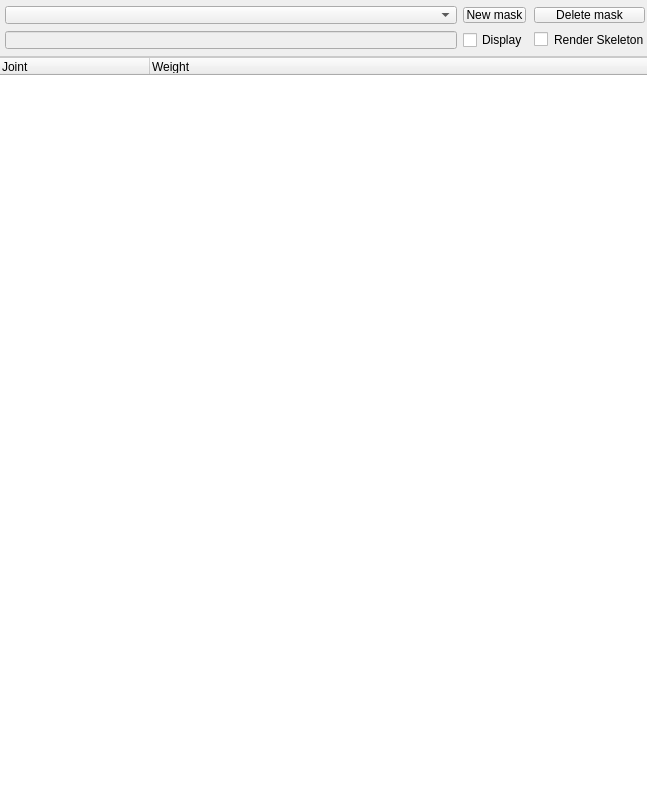
<?xml version="1.0" encoding="UTF-8"?>
<ui version="4.0">
 <class>CharacterNodeInfoWidget</class>
 <widget class="QFrame" name="CharacterNodeInfoWidget">
  <property name="geometry">
   <rect>
    <x>0</x>
    <y>0</y>
    <width>647</width>
    <height>799</height>
   </rect>
  </property>
  <property name="sizePolicy">
   <sizepolicy hsizetype="Expanding" vsizetype="Expanding">
    <horstretch>0</horstretch>
    <verstretch>0</verstretch>
   </sizepolicy>
  </property>
  <property name="minimumSize">
   <size>
    <width>300</width>
    <height>500</height>
   </size>
  </property>
  <property name="windowTitle">
   <string>Character Node Information</string>
  </property>
  <property name="frameShape">
   <enum>QFrame::NoFrame</enum>
  </property>
  <property name="frameShadow">
   <enum>QFrame::Plain</enum>
  </property>
  <layout class="QGridLayout" name="gridLayout">
   <property name="sizeConstraint">
    <enum>QLayout::SetDefaultConstraint</enum>
   </property>
   <property name="leftMargin">
    <number>0</number>
   </property>
   <property name="topMargin">
    <number>6</number>
   </property>
   <property name="rightMargin">
    <number>0</number>
   </property>
   <property name="bottomMargin">
    <number>0</number>
   </property>
   <property name="spacing">
    <number>6</number>
   </property>
   <item row="0" column="0">
    <widget class="QScrollArea" name="scrollArea">
     <property name="frameShape">
      <enum>QFrame::NoFrame</enum>
     </property>
     <property name="frameShadow">
      <enum>QFrame::Raised</enum>
     </property>
     <property name="horizontalScrollBarPolicy">
      <enum>Qt::ScrollBarAlwaysOff</enum>
     </property>
     <property name="widgetResizable">
      <bool>true</bool>
     </property>
     <widget class="QWidget" name="scrollAreaWidgetContents">
      <property name="geometry">
       <rect>
        <x>0</x>
        <y>0</y>
        <width>647</width>
        <height>793</height>
       </rect>
      </property>
      <property name="autoFillBackground">
       <bool>false</bool>
      </property>
      <layout class="QVBoxLayout" name="verticalLayout">
       <property name="margin">
        <number>0</number>
       </property>
       <item>
        <widget class="QFrame" name="frame_3">
         <property name="autoFillBackground">
          <bool>false</bool>
         </property>
         <property name="frameShape">
          <enum>QFrame::NoFrame</enum>
         </property>
         <layout class="QGridLayout" name="gridLayout_4">
          <property name="margin">
           <number>0</number>
          </property>
          <item row="3" column="0">
           <widget class="QComboBox" name="maskBox">
            <property name="toolTip">
             <string>Select a mask to edit or delete.</string>
            </property>
            <property name="styleSheet">
             <string notr="true">margin-left: 5px</string>
            </property>
           </widget>
          </item>
          <item row="4" column="0">
           <widget class="QLineEdit" name="maskName">
            <property name="enabled">
             <bool>false</bool>
            </property>
            <property name="toolTip">
             <string>Name of the mask. This will be available to apply when playing clips later.</string>
            </property>
            <property name="styleSheet">
             <string notr="true">margin-left: 5px</string>
            </property>
           </widget>
          </item>
          <item row="5" column="0" colspan="4">
           <widget class="QTreeWidget" name="jointTree">
            <property name="sizePolicy">
             <sizepolicy hsizetype="Expanding" vsizetype="Expanding">
              <horstretch>0</horstretch>
              <verstretch>0</verstretch>
             </sizepolicy>
            </property>
            <property name="styleSheet">
             <string notr="true">border-top: 1px solid palette(midlight);</string>
            </property>
            <property name="frameShape">
             <enum>QFrame::NoFrame</enum>
            </property>
            <property name="frameShadow">
             <enum>QFrame::Plain</enum>
            </property>
            <property name="editTriggers">
             <set>QAbstractItemView::EditKeyPressed</set>
            </property>
            <property name="showDropIndicator" stdset="0">
             <bool>false</bool>
            </property>
            <property name="indentation">
             <number>20</number>
            </property>
            <property name="rootIsDecorated">
             <bool>true</bool>
            </property>
            <property name="uniformRowHeights">
             <bool>true</bool>
            </property>
            <property name="animated">
             <bool>false</bool>
            </property>
            <property name="expandsOnDoubleClick">
             <bool>false</bool>
            </property>
            <attribute name="headerCascadingSectionResizes">
             <bool>false</bool>
            </attribute>
            <attribute name="headerDefaultSectionSize">
             <number>150</number>
            </attribute>
            <attribute name="headerStretchLastSection">
             <bool>true</bool>
            </attribute>
            <column>
             <property name="text">
              <string>Joint</string>
             </property>
            </column>
            <column>
             <property name="text">
              <string>Weight</string>
             </property>
            </column>
           </widget>
          </item>
          <item row="4" column="2" colspan="2">
           <widget class="QCheckBox" name="renderSkeleton">
            <property name="toolTip">
             <string>Check to debug render the skeleton.</string>
            </property>
            <property name="styleSheet">
             <string notr="true">margin-right: 2px;</string>
            </property>
            <property name="text">
             <string>Render Skeleton</string>
            </property>
           </widget>
          </item>
          <item row="3" column="2" colspan="2">
           <widget class="QPushButton" name="deleteMaskButton">
            <property name="toolTip">
             <string>Delete selected mask</string>
            </property>
            <property name="styleSheet">
             <string notr="true">margin-right: 2px;</string>
            </property>
            <property name="text">
             <string>Delete mask</string>
            </property>
           </widget>
          </item>
          <item row="4" column="1">
           <widget class="QCheckBox" name="displayJoints">
            <property name="text">
             <string>Display</string>
            </property>
           </widget>
          </item>
          <item row="3" column="1">
           <widget class="QPushButton" name="newMaskButton">
            <property name="toolTip">
             <string>Create new mask with a placeholder name.</string>
            </property>
            <property name="styleSheet">
             <string notr="true">margin-right: 2px;</string>
            </property>
            <property name="text">
             <string>New mask</string>
            </property>
           </widget>
          </item>
         </layout>
        </widget>
       </item>
      </layout>
     </widget>
    </widget>
   </item>
  </layout>
 </widget>
 <resources/>
 <connections/>
</ui>
